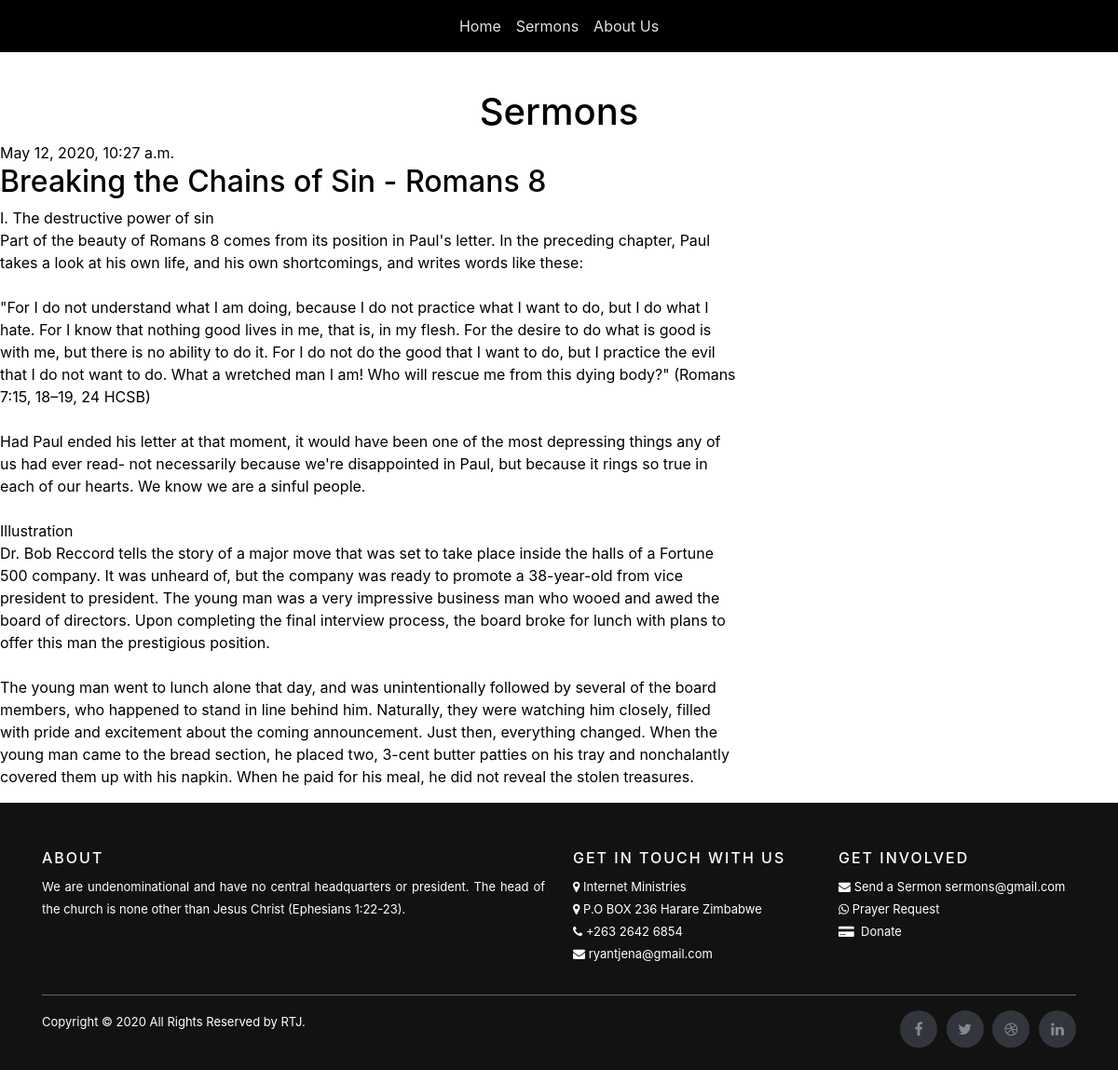
The app's page /post/4/ with its own data.
### blog/models.py (models this page shows, shortened)
class Post(models.Model):
    author = models.ForeignKey(settings.AUTH_USER_MODEL, on_delete=models.CASCADE)
    title = models.CharField(max_length=200)
    text = models.TextField()
    created_date = models.DateTimeField(default=timezone.now)
    published_date = models.DateTimeField(blank=True, null=True)

### blog/views.py (the view)
# urls.py: path('post/<int:pk>/', views.post_detail, name='post_detail'),
def post_detail(request, pk):
    post = get_object_or_404(Post, pk=pk)
    return render(request, 'blog/post_detail.html', {'post': post})

### blog/templates/blog/post_detail.html (shortened to what this page needs)
{% extends 'blog/base.html' %}
{% block content %}
    <div class="post">
        {% if post.published_date %}
            <div class="date">
                {{ post.published_date }}
            </div>
        {% endif %}
        <h2>{{ post.title }}</h2>
        <p>{{ post.text|linebreaksbr }}</p>
    </div>
{% endblock %}

### static/css/styles.css (style rules this page uses)
#bg { background-size: cover; background-position: center; background-attachment: fixed; }

### records on screen
Post: published_date "May 12, 2020, 10:27 a.m.", title "Breaking the Chains of Sin - Romans 8", text "I. The destructive power of sin Part of the beauty of Romans 8 comes from its position in Paul's letter. In the preceding chapter, Paul takes a look at his own life, and his own shortcomings, and writes words like these: \"For I do not understand what I am doing, because I do not practice what I want to do, but I do what I hate. For I know that nothing good lives in me, that is, in my flesh. For the desire to do what is good is with me, but there is no ability to do it. For I do not do the good that I want to do, but I practice the evil that I do not want to do. What a wretched man I am! Who will rescue me from this dying body?\" (Romans 7:15, 18–19, 24 HCSB) Had Paul ended his letter at that…"
